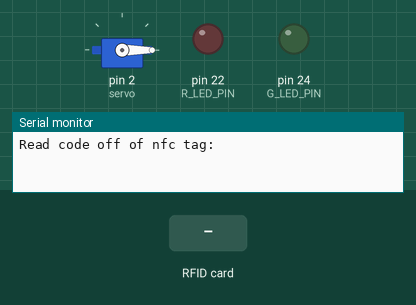
Simulated run of this sketch. Board: Arduino Mega 2560, built with avr-gcc and run on an emulated ATmega2560. On the bench: servo, output pins drawn as LEDs (lit = HIGH), the last lines printed to the serial monitor. Inputs (shaded band) come from the test bench. Pins used as bus, display or sensor lines are not drawn.

Above: at 1.2 s.
1.3 s: RFID card DB B5 B7 1C held to the reader
At 2.5 s:
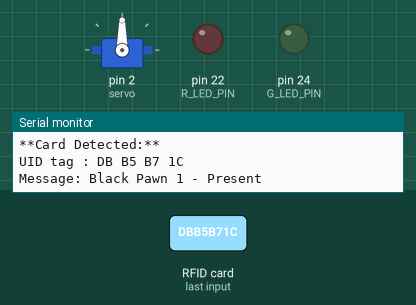
2.8 s: RFID card 5E 7A 19 C4 held to the reader
Timing chart, 0 to 5.8 s (numbered marks = the images above; inputs shaded):
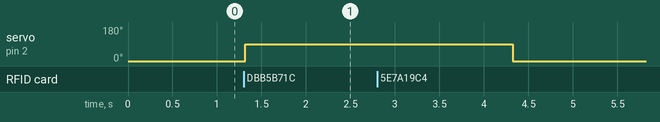

Measured:
- after the input at 1.3 s, servo on pin 2 (servo): 0° → 90° at once

The sketch:

NFC-Read-Test.ino
```cpp
/*
 * PINOUT:
 *
 * MFRC     MEGA
 * SDA      D45
 * SCK      D44
 * MOSI     D51
 * MISO     D50
 * IRQ      N/A
 * GND      GND
 * RST      D5
 * 3.3V     3.3V
*/

/*
 * CARD UID REFERENCE
 * BP1 = DB B5 B7 1C
 * WQ = 9A 3D 67 15
 */

#include <SPI.h>
#include <MFRC522.h>
#include <Servo.h>

#define RST_PIN 5
#define SS_PIN 53

#define G_LED_PIN 24
#define R_LED_PIN 22

MFRC522 mfrc522(SS_PIN, RST_PIN); // Create MFRC522 instance
Servo servo;

void setup() {
  // Initialize
  Serial.begin(9600);
  SPI.begin();
  mfrc522.PCD_Init();

  pinMode(G_LED_PIN, OUTPUT);
  pinMode(R_LED_PIN, OUTPUT);

  servo.attach(2);
  servo.write(0);

  Serial.println(F("Read code off of nfc tag:"));
}

void loop() {
  // Prepare Key
  MFRC522::MIFARE_Key key;
  for (byte i = 0; i < 6; i++) key.keyByte[i] = 0xFF;

  byte block;
  byte len;
  MFRC522::StatusCode status;

  // Reset loop if no new card is present on reader
  if (! mfrc522.PICC_IsNewCardPresent()) {
    return;
  }

  // Select one of the cards
  if (! mfrc522.PICC_ReadCardSerial()) {
    return;
  }

  Serial.println(F("**Card Detected:**"));

  mfrc522.PICC_DumpDetailsToSerial(&(mfrc522.uid));  //dump some details about the card

  //mfrc522.PICC_DumpToSerial(&(mfrc522.uid));       //uncomment this to see all blocks in hex

  byte buffer1[18];
  String code;

  block = 4;
  len = 18;


  status = mfrc522.PCD_Authenticate(MFRC522::PICC_CMD_MF_AUTH_KEY_A, 4, &key, &(mfrc522.uid));

  if (status != MFRC522::STATUS_OK) {
    Serial.print(F("Authentication failed: "));
    Serial.println(mfrc522.GetStatusCodeName(status));
    return;
  }

  Serial.print("UID tag :");
  String content = "";

  for (byte i = 0; i < mfrc522.uid.size; i++) {
    Serial.print(mfrc522.uid.uidByte[i] < 0x10 ? " 0" : " ");
    Serial.print(mfrc522.uid.uidByte[i], HEX);
    content.concat(String(mfrc522.uid.uidByte[i] < 0x10 ? " 0" : " "));
    content.concat(String(mfrc522.uid.uidByte[i], HEX));
  }

  Serial.println();
  Serial.print("Message: ");
  content.toUpperCase();

  if (content.substring(1) == "DB B5 B7 1C") {
    Serial.println("Black Pawn 1 - Present");
    //digitalWrite(G_LED_PIN, HIGH);
    servo.write(90);
    Serial.println();
    delay(3000);
    //digitalWrite(G_LED_PIN, LOW);
    servo.write(0);
  }

/*
  else if (content.substring(1) == "9A 3D 67 15") {
    Serial.println("White Queen - Present");
    digitalWrite(G_LED_PIN, HIGH);
    Serial.println();
    delay(3000);
    digitalWrite(R_LED_PIN, LOW);
  }
*/

  else {
    Serial.println("Piece Not Recognized");
    //digitalWrite(R_LED_PIN, HIGH);
    Serial.println();
    delay (3000);
    //digitalWrite(R_LED_PIN, LOW);
  }

  mfrc522.PICC_HaltA();
  mfrc522.PCD_StopCrypto1();
}
```
